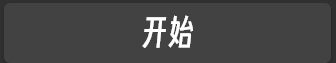
#> input picture assets/resource/image/lalc_108_980_336_63__58_900_436_163.png, 336 x 63 px
$ python roi_green.py
#> lines starting #> are read from the running program, lines starting #| are printed output that depends on the picture; after the words box and inside, x2 and y2 are one past the last pixel; in counts of white or black regions, pixels touching at a corner belong together
#> the answer given: ../assets/resource/image/lalc_108_980_336_63__58_900_436_163.png
"""矩形选区涂绿工具（可缩放）。

流程：
    1. 弹窗选一张图片，窗口按屏幕大小自适应（不会与图片等大而跑到屏幕外）
    2. 左键拖拽框出矩形区域，实时以绿色半透明高亮，并显示 ROI 坐标
    3. 松开后选区保留；按 s 保存（选区被涂成纯绿 #00FF00）

视图操作：
    滚轮 / +/- : 缩放（以光标为中心）    0 : 恢复自适应
    右键或中键拖拽 : 平移（放大后使用）

快捷键：
    [o]重新选图  [c]清除选区  [s]保存  [q/ESC]退出
"""
import tkinter as tk
from pathlib import Path
from tkinter import filedialog

import cv2
import numpy as np

WORKING_DIR = Path(__file__).parent.parent.resolve()
DEFAULT_IMAGE_DIR = WORKING_DIR / "assets" / "resource" / "image"
WINDOW = "ROI Green Picker"
GREEN = (0, 255, 0)
MIN_SCALE, MAX_SCALE = 0.05, 8.0
PAD = 40
HUD_H = 34


def imread_unicode(path: Path):
    data = np.fromfile(str(path), dtype=np.uint8)
    return cv2.imdecode(data, cv2.IMREAD_COLOR)
#> returned value is the input picture: shape (63, 336, 3); min 39, max 255, mean 70.9


# [5 lines left out: function imwrite_unicode, not called in this run]


def pick_image(initial_dir: Path):
    if not initial_dir.is_dir():
        initial_dir = WORKING_DIR
    root = tk.Tk()
    root.withdraw()
    path = filedialog.askopenfilename(
        title="选择图片",
        initialdir=str(initial_dir),
        filetypes=[("图片", "*.png *.jpg *.jpeg *.bmp"), ("所有文件", "*.*")],
    )
    root.destroy()
    return Path(path) if path else None


def screen_size():
    root = tk.Tk()
    root.withdraw()
    w, h = root.winfo_screenwidth(), root.winfo_screenheight()
    root.destroy()
    return w, h


class Viewer:
    def __init__(self, img: np.ndarray, canvas_w: int, canvas_h: int):
#> called with canvas_w = 1440, canvas_h = 810
        self.img = img
        self.h, self.w = img.shape[:2]
#> self.h = 63; self.w = 336
        self.canvas_w = canvas_w
        self.canvas_h = canvas_h - HUD_H

        self.scale = 1.0
        self.offset = [0, 0]  # 图片左上角在画布中的位置
        self.start = None  # 选区起点（图片坐标）
        self.end = None
        self.dragging = False
        self.panning = False
        self.pan_anchor = (0, 0)
        self.pan_origin = (0, 0)
        self.reset_view()

    # ---------- 视图 ----------
    def reset_view(self):
        self.scale = min(self.canvas_w / self.w, self.canvas_h / self.h)
#> self.scale = 4.29
        self.offset = [0, 0]
        self.clamp_offset()

    def clamp_offset(self):
        disp_w, disp_h = self.w * self.scale, self.h * self.scale
#> disp_w = 1440; disp_h = 270
        cw, ch = self.canvas_w, self.canvas_h
        # 允许少量留白，避免缩放到边缘时光标锚点被强制拉走
        if disp_w <= cw:
            self.offset[0] = (cw - disp_w) / 2
        else:
            self.offset[0] = min(PAD, max(cw - disp_w - PAD, self.offset[0]))
        if disp_h <= ch:
            self.offset[1] = (ch - disp_h) / 2
        else:
            self.offset[1] = min(PAD, max(ch - disp_h - PAD, self.offset[1]))

    # [42 lines left out: functions zoom_at, to_image, on_mouse, not called in this run]

    # ---------- 选区 ----------
    def rect(self):
        if not self.start or not self.end:
            return None
        x1, y1 = self.start
        x2, y2 = self.end
        return min(x1, x2), min(y1, y2), abs(x2 - x1) + 1, abs(y2 - y1) + 1

    def size(self):
        r = self.rect()
        return 0 if r is None else r[2] * r[3]

    # ---------- 绘制 ----------
    def render(self):
        cw, ch = self.canvas_w, self.canvas_h
        canvas = np.zeros((ch, cw, 3), np.uint8)

        disp_w = max(1, int(round(self.w * self.scale)))
#> disp_w = 1440
        disp_h = max(1, int(round(self.h * self.scale)))
#> disp_h = 270
        interp = cv2.INTER_AREA if self.scale < 1 else cv2.INTER_NEAREST
#> interp = 0
        disp = cv2.resize(self.img, (disp_w, disp_h), interpolation=interp)

        ox, oy = int(round(self.offset[0])), int(round(self.offset[1]))
#> ox = 0; oy = 253
        x0, y0 = max(0, ox), max(0, oy)
#> x0 = 0; y0 = 253
        x1, y1 = min(cw, ox + disp_w), min(ch, oy + disp_h)
#> x1 = 1440; y1 = 523
        if x1 > x0 and y1 > y0:
            canvas[y0:y1, x0:x1] = disp[y0 - oy:y1 - oy, x0 - ox:x1 - ox]
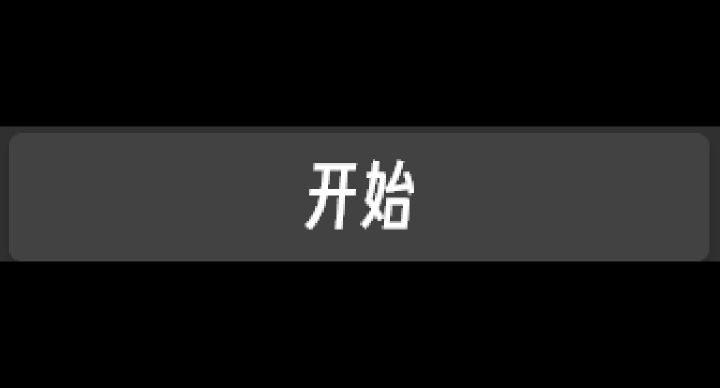
#> canvas: shape (776, 1440, 3) (shown at 1/2 size); min 0, max 255, mean 24.6

        rect = self.rect()
        if rect:
            rx, ry, rw, rh = rect
            p1 = (ox + int(rx * self.scale), oy + int(ry * self.scale))
            p2 = (ox + int((rx + rw - 1) * self.scale), oy + int((ry + rh - 1) * self.scale))
            p1c = (max(0, min(p1[0], cw - 1)), max(0, min(p1[1], ch - 1)))
            p2c = (max(0, min(p2[0], cw - 1)), max(0, min(p2[1], ch - 1)))
            if p2c[0] > p1c[0] and p2c[1] > p1c[1]:
                overlay = canvas.copy()
                cv2.rectangle(overlay, p1c, p2c, GREEN, -1)
                cv2.addWeighted(overlay, 0.35, canvas, 0.65, 0, canvas)
            cv2.rectangle(canvas, p1c, p2c, GREEN, 2)
            info = f"[{rx},{ry},{rw},{rh}]  {rw}x{rh}"
        else:
            info = "drag left button to select area"

        out = np.zeros((self.canvas_h + HUD_H, cw, 3), np.uint8)
        out[:ch] = canvas
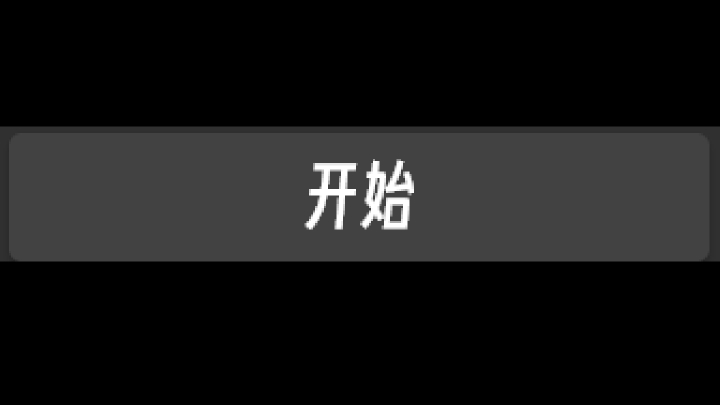
#> out: shape (810, 1440, 3) (shown at 1/2 size); min 0, max 255, mean 23.6
        cv2.putText(out, info, (8, ch + 22), cv2.FONT_HERSHEY_SIMPLEX,
                    0.55, (0, 255, 0), 1, cv2.LINE_AA)
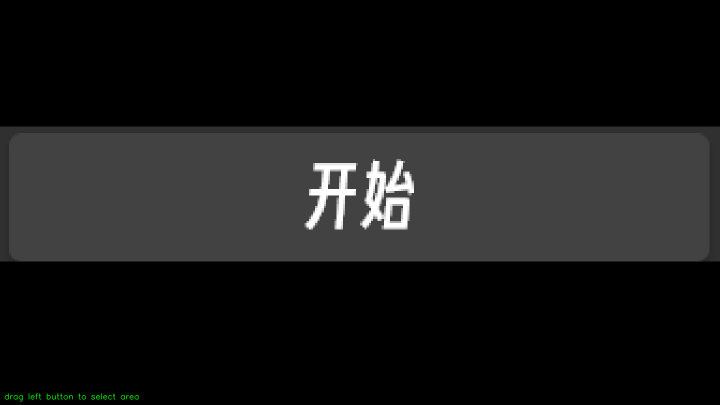
#> out: shape (810, 1440, 3) (shown at 1/2 size); 0.14% of pixels changed, all inside (x1, y1, x2, y2) = (9, 785, 278, 804)
        zoom_txt = f"{self.scale * 100:.0f}%"
#> zoom_txt = '429%'
        (tw, _), _ = cv2.getTextSize(zoom_txt, cv2.FONT_HERSHEY_SIMPLEX, 0.55, 1)
        cv2.putText(out, zoom_txt, (cw - tw - 10, ch + 22), cv2.FONT_HERSHEY_SIMPLEX,
                    0.55, (200, 200, 200), 1, cv2.LINE_AA)
#> out: shape (810, 1440, 3); 0.03% of pixels changed, all inside (x1, y1, x2, y2) = (1383, 785, 1430, 800)
        return out

    # ---------- 保存 ----------
    # [13 lines left out: function save, not called in this run]


def main():
    src = pick_image(DEFAULT_IMAGE_DIR)
    if src is None:
        print("未选择图片")
        return
    img = imread_unicode(src)
    if img is None:
        print(f"无法读取图片: {src}")
        return

    sw, sh = screen_size()
    cw, ch = int(sw * 0.75), int(sh * 0.75) - HUD_H
    viewer = Viewer(img, cw, ch + HUD_H)
    cv2.namedWindow(WINDOW, cv2.WINDOW_AUTOSIZE)
    cv2.setMouseCallback(WINDOW, viewer.on_mouse)
    cv2.moveWindow(WINDOW, max(0, (sw - cw) // 2), max(0, (sh - ch - HUD_H) // 2))

    while True:
        cv2.imshow(WINDOW, viewer.render())
        key = cv2.waitKey(20) & 0xFF
#> (key q is pressed here)
        if key in (27, ord("q")):
            break
        if key == ord("c"):
            viewer.start = viewer.end = None
        elif key == ord("0"):
            viewer.reset_view()
        elif key in (ord("+"), ord("=")):
            viewer.zoom_at(viewer.canvas_w // 2, viewer.canvas_h // 2, 1.25)
        elif key in (ord("-"), ord("_")):
            viewer.zoom_at(viewer.canvas_w // 2, viewer.canvas_h // 2, 1 / 1.25)
        elif key == ord("s"):
            viewer.save(src)
        elif key == ord("o"):
            new_src = pick_image(src.parent)
            if new_src is None:
                continue
            new_img = imread_unicode(new_src)
            if new_img is None:
                print(f"无法读取图片: {new_src}")
                continue
            src, img = new_src, new_img
            viewer = Viewer(img, cw, ch + HUD_H)
            cv2.setMouseCallback(WINDOW, viewer.on_mouse)
            cv2.setWindowTitle(WINDOW, f"{WINDOW} - {src.name}")

    cv2.destroyAllWindows()


if __name__ == "__main__":
    main()
